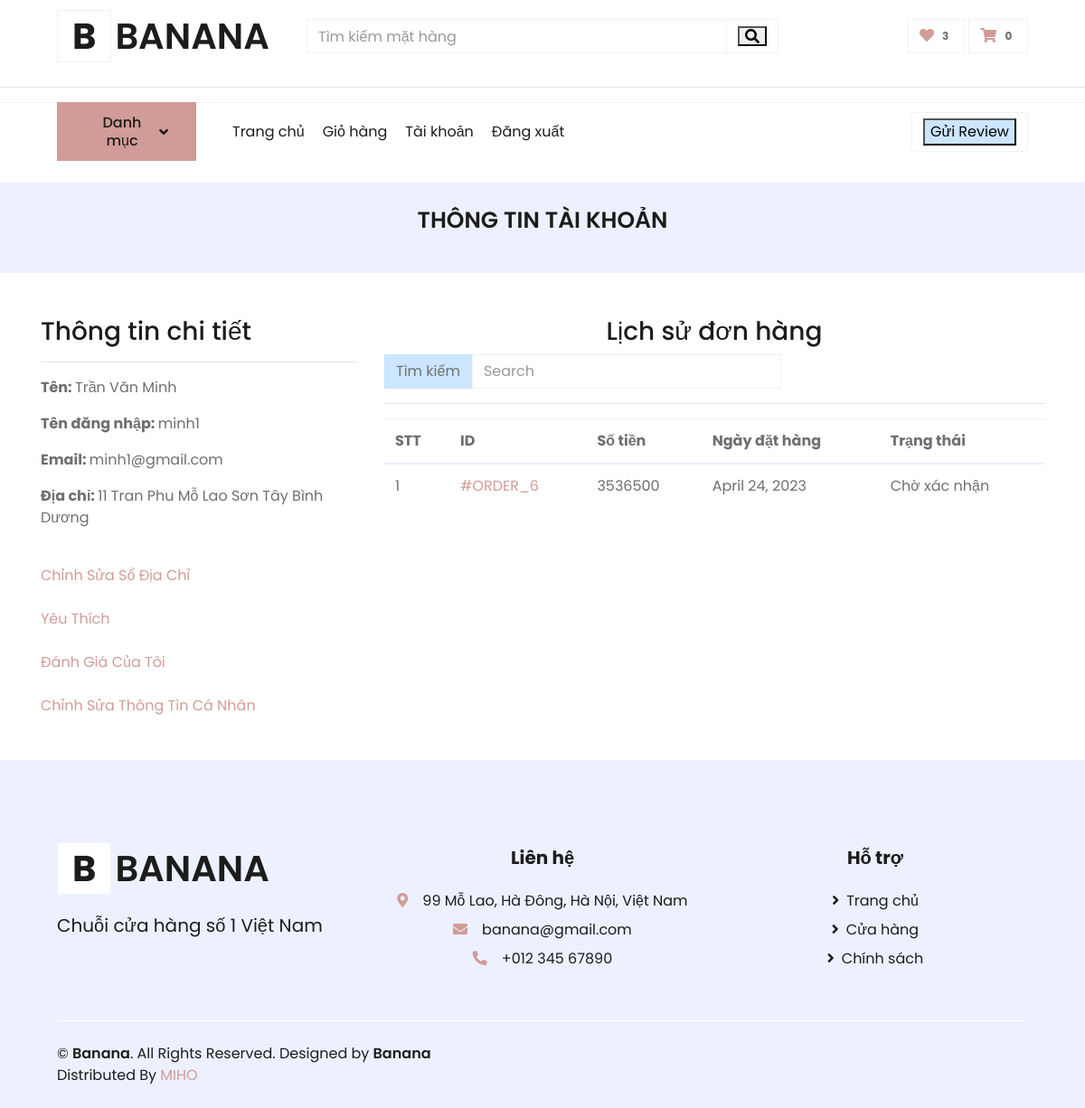
The page /profile/ (signed in) on the database as committed earlier.
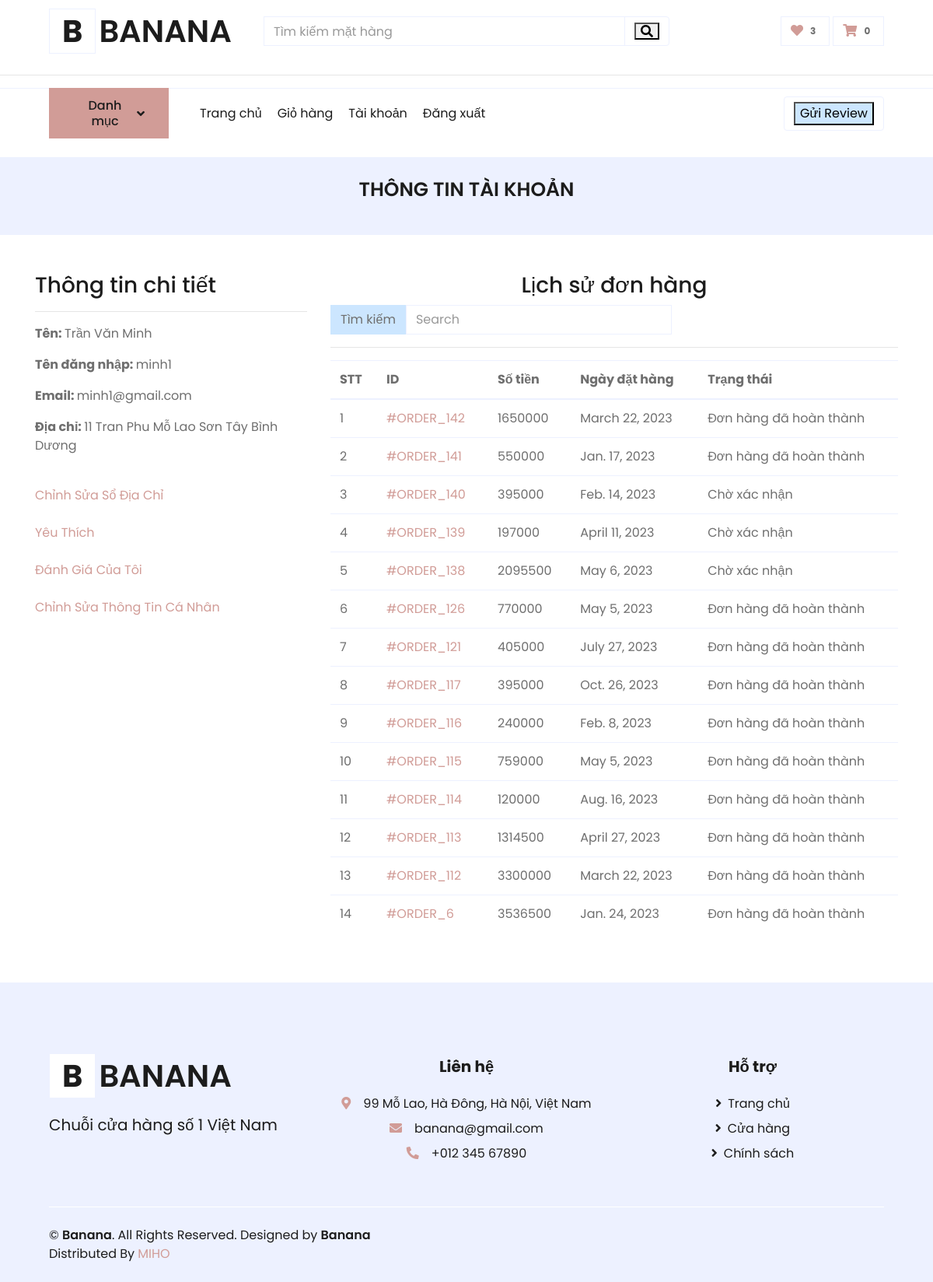
The same page on the database as committed later.
### ecomapp/models.py (models this page shows, shortened)
class Order(models.Model):
    id = models.AutoField(db_column='ID', primary_key=True)  # Field name made lowercase.
    paymentid = models.ForeignKey('Payment', models.CASCADE, db_column='PaymentID')  # Field name made lowercase.
    customerid = models.ForeignKey(Customer, models.CASCADE, db_column='CustomerID')  # Field name made lowercase.
    shippingaddressid = models.ForeignKey('Shippingaddress', models.CASCADE, db_column='ShippingAddressID',blank=True, null=True)
    time = models.DateField(db_column='Time', blank=True, null=True)  # Field name made lowercase.
    status = models.CharField(db_column='Status', max_length=255, blank=True, null=True)  # Field name made lowercase.
    date_shipping = models.DateField(db_column='DateShipping', blank=True, null=True)
    delayshipnote = models.CharField(db_column='DelayShipNote', max_length=255, blank=True, null=True)
    shippingmethod = models.CharField(db_column='ShippingMethod', max_length=255, blank=True, null=True)
    class Meta:
        db_table = 'order'
    @property
    def cost_all_items(self):
        sum = 0
        for orderitem in Orderitem.objects.filter(orderid__id = self.id):
            sum += orderitem.count * orderitem.itemid.price
        return sum
    @property
    def cost_shipping(self):
        costship = 0
        if self.cost_all_items >= 500000:
            costship  = 0
        else:
            if self.shippingmethod =='Fast':
                costship  = 20000
            elif self.shippingmethod =='Normal':
                costship =  10000
        return costship
    @property
    def total(self):
        sum = self.cost_all_items+ self.cost_shipping
        return sum

class Orderitem(models.Model):
    id = models.AutoField(db_column='ID', primary_key=True)
    orderid = models.ForeignKey("Order", models.CASCADE, db_column='OrderID')  # Field name made lowercase.
    count = models.IntegerField(blank=True, null=True)
    itemid = models.ForeignKey(Item, models.CASCADE, db_column='ItemID')  # Field name made lowercase.
    class Meta:
        db_table = 'orderitem'

class Item(models.Model):
    id = models.AutoField(db_column='ID', primary_key=True)  # Field name made lowercase.
    productid = models.ForeignKey('Product', models.CASCADE, db_column='ProductID')  # Field name made lowercase.
    price = models.BigIntegerField(db_column='Price', blank=True, null=True)  # Field name made lowercase.
    description = models.CharField(db_column='Description', max_length=2000, blank=True, null=True)  # Field name made lowercase.
    slug = models.SlugField(unique=True)
    image = models.ImageField(upload_to="products/images/")
    isUpload = models.BooleanField(default=False)
    class Meta:
        db_table = 'item'

### ecomapp/views.py (the view)
# urls.py: path("profile/", CustomerProfileView.as_view(), name="customerprofile"),
class CustomerProfileView(TemplateView):
    template_name = "customerprofile.html"
    def dispatch(self, request, *args, **kwargs):
        if request.user.is_authenticated and Customer.objects.filter(userid__accountid__user = request.user).exists():
            pass
        else:
            return redirect("/login/?next=/profile/")
        return super().dispatch(request, *args, **kwargs)
    def get_context_data(self, **kwargs):
        context = super().get_context_data(**kwargs)
        kw = self.request.GET.get("keyword")
        customer = Customer.objects.get(userid__accountid = self.request.user.account)
        context['customer'] = customer
        if kw is not None:
            orders = Order.objects.filter (Q(id__icontains=kw))
        else:
            orders = Order.objects.filter(customerid=customer).order_by("-id")
        context["orders"] = orders
        return context

### ecomapp/models.py (called while the page is built)
    @property
    def address(self):
        return f"{self.description} {self.street} {self.subdistrict} {self.district} {self.city}"

    @property
    def fullname(self):
        return f"{self.firstname} {self.middlename} {self.lastname}"

        @property
        def count_item_cart(self):
            if Shoppingcart.objects.filter(customerid = self.id) ==None:
                return 0
            else:
                cart = Shoppingcart.objects.get(customerid = self.id)
                count = 0
                if Cartline.objects.filter(shoppingcartid  =cart) ==  None:
                    return 0
                else:
                    cartlinelist = Cartline.objects.filter(shoppingcartid  =cart)
                    for cartline in cartlinelist:
                        count+=1
                    return count

### templates/customerprofile.html (shortened to what this page needs)
{% extends 'base.html' %}
{% block content %}
<div class="container-fluid bg-secondary mb-5">
        <div class="d-flex flex-column align-items-center justify-content-center" style="min-height: 100px">
             <h1 class="font-weight-semi-bold text-uppercase mb-3" style = "font-size: 25px">Thông tin tài khoản</h1>
        </div>
</div>
<div class="container">
    <div class="row">
        <div class="col-md-4">
            <h3>Thông tin chi tiết</h3>
            <hr>
            <p><span class="font-weight-bold">Tên: </span> {{customer.userid.fullnameid.fullname}}</p>
            <p><span class="font-weight-bold">Tên đăng nhập: </span> {{customer.userid.accountid.user.username}}</p>
            <p><span class="font-weight-bold">Email: </span> {{customer.userid.contactinfoid.email}}</p>
            <p><span class="font-weight-bold">Địa chỉ: </span> {{customer.userid.addressid.address}}</p>
            <br>
            <a href = "{% url 'ecomapp:shippingaddresslist' customer.id %}">Chỉnh Sửa Sổ Địa Chỉ</a>
            <br>
            <br>
            <a href = "{% url 'ecomapp:wishlist' %}">Yêu Thích</a>
            <br>
            <br>
            <a href = "{% url 'ecomapp:reviewlist' %}">Đánh Giá Của Tôi</a>
            <br>
            <br>
            <a href = "{% url 'ecomapp:editprofile' customer.userid.id %}">Chỉnh Sửa Thông Tin Cá Nhân</a>
        </div>
        <div class="col-md-8">
            <div style = "text-align:center;">
            <h3>Lịch sử đơn hàng</h3>
            </div>
            <form class="form-inline my-2 my-lg-0" action="" method="GET">
                <button class="btn my-2 my-sm-0" type="submit" style="background-color: #cce6ff">Tìm kiếm</button>
                <input name="keyword" class="form-control mr-sm-2" type="search" placeholder="Search"
                    aria-label="Search" required>
            </form>
            <hr>
            <table class="table">
                <thead>
                    <tr>
                        <th>STT</th>
                        <th>ID</th>
                        <th>Số tiền</th>
                        <th>Ngày đặt hàng</th>
                        <th>Trạng thái</th>
                    </tr>
                </thead>
                <tbody>
                    {% for ord in orders %}
                    <tr>
                        <td>{{forloop.counter}}</td>
                        <td><a href="{% url 'ecomapp:customerorderdetail' ord.pk %}"> #ORDER_{{ord.id}}</a></td>
                        <td>{{ord.total}}</td>
                        <td>{{ord.time}}</td>
                        {% if ord.status == 'Order Received' %}
                            <td>Chờ xác nhận</td>
                        {% else %}
                            <td>{{ord.status}}</td>
                        {% endif %}
                    </tr>
                    {% endfor %}
                </tbody>
            </table>
        </div>
    </div>
</div>
{% endblock %}

Rows that differ between the two databases and show on the page:
added Order: id "142", total "1650000", time "March 22, 2023", status "Đơn hàng đã hoàn thành"
added Order: id "141", total "550000", time "Jan. 17, 2023", status "Đơn hàng đã hoàn thành"
added Order: id "140", total "395000", time "Feb. 14, 2023", Status "Chờ xác nhận"
added Order: id "139", total "197000", time "April 11, 2023", Status "Chờ xác nhận"
added Order: id "138", total "2095500", time "May 6, 2023", Status "Chờ xác nhận"
added Order: id "126", total "770000", time "May 5, 2023", status "Đơn hàng đã hoàn thành"
added Order: id "121", total "405000", time "July 27, 2023", status "Đơn hàng đã hoàn thành"
added Order: id "117", total "395000", time "Oct. 26, 2023", status "Đơn hàng đã hoàn thành"
added Order: id "116", total "240000", time "Feb. 8, 2023", status "Đơn hàng đã hoàn thành"
added Order: id "115", total "759000", time "May 5, 2023", status "Đơn hàng đã hoàn thành"
added Order: id "114", total "120000", time "Aug. 16, 2023", status "Đơn hàng đã hoàn thành"
added Order: id "113", total "1314500", time "April 27, 2023", status "Đơn hàng đã hoàn thành"
added Order: id "112", total "3300000", time "March 22, 2023", status "Đơn hàng đã hoàn thành"
changed Order id 6: time "April 24, 2023" → "Jan. 24, 2023"; status (not shown) → "Đơn hàng đã hoàn thành"; no longer shows "Chờ xác nhận"
